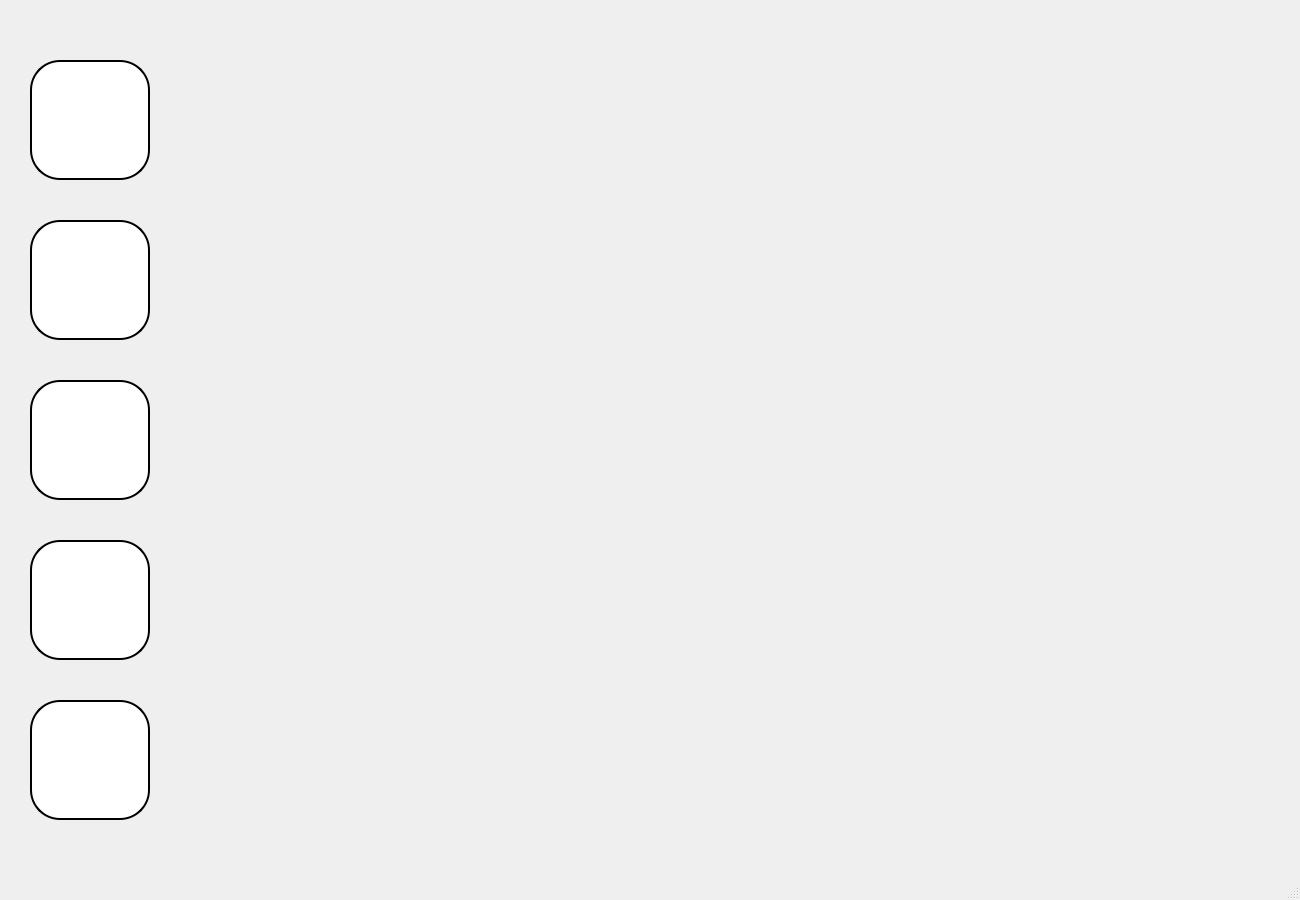
<?xml version="1.0" encoding="UTF-8"?>
<ui version="4.0">
 <class>MainWindow</class>
 <widget class="QMainWindow" name="MainWindow">
  <property name="geometry">
   <rect>
    <x>0</x>
    <y>0</y>
    <width>1300</width>
    <height>900</height>
   </rect>
  </property>
  <property name="windowTitle">
   <string>MainWindow</string>
  </property>
  <property name="styleSheet">
   <string notr="true">QPushButton{
	background: white;
	font-size: 15px;
	padding: 10px;
	border-radius: 30px;
	border: 2px solid black;
}
QPushButton:hover{
	background: #C4C4C4;
}
QScrollArea{
	background: transparent;
	border: none;
}
</string>
  </property>
  <widget class="QWidget" name="centralwidget">
   <widget class="QScrollArea" name="scroll1">
    <property name="geometry">
     <rect>
      <x>190</x>
      <y>30</y>
      <width>1061</width>
      <height>811</height>
     </rect>
    </property>
    <property name="widgetResizable">
     <bool>true</bool>
    </property>
    <widget class="QWidget" name="scrollAreaWidgetContents">
     <property name="geometry">
      <rect>
       <x>0</x>
       <y>0</y>
       <width>1061</width>
       <height>811</height>
      </rect>
     </property>
    </widget>
   </widget>
   <widget class="QPushButton" name="translate1">
    <property name="geometry">
     <rect>
      <x>30</x>
      <y>60</y>
      <width>120</width>
      <height>120</height>
     </rect>
    </property>
    <property name="sizePolicy">
     <sizepolicy hsizetype="Fixed" vsizetype="Fixed">
      <horstretch>0</horstretch>
      <verstretch>0</verstretch>
     </sizepolicy>
    </property>
    <property name="toolTip">
     <string>Переводчик</string>
    </property>
    <property name="text">
     <string/>
    </property>
    <property name="icon">
     <iconset>
      <normaloff>images/translate.png</normaloff>images/translate.png</iconset>
    </property>
    <property name="iconSize">
     <size>
      <width>60</width>
      <height>60</height>
     </size>
    </property>
   </widget>
   <widget class="QPushButton" name="dict1">
    <property name="geometry">
     <rect>
      <x>30</x>
      <y>220</y>
      <width>120</width>
      <height>120</height>
     </rect>
    </property>
    <property name="sizePolicy">
     <sizepolicy hsizetype="Fixed" vsizetype="Fixed">
      <horstretch>0</horstretch>
      <verstretch>0</verstretch>
     </sizepolicy>
    </property>
    <property name="toolTip">
     <string>Словарь</string>
    </property>
    <property name="text">
     <string/>
    </property>
    <property name="icon">
     <iconset>
      <normaloff>images/dictionary.png</normaloff>images/dictionary.png</iconset>
    </property>
    <property name="iconSize">
     <size>
      <width>60</width>
      <height>60</height>
     </size>
    </property>
   </widget>
   <widget class="QPushButton" name="minigames1">
    <property name="geometry">
     <rect>
      <x>30</x>
      <y>380</y>
      <width>120</width>
      <height>120</height>
     </rect>
    </property>
    <property name="sizePolicy">
     <sizepolicy hsizetype="Fixed" vsizetype="Fixed">
      <horstretch>0</horstretch>
      <verstretch>0</verstretch>
     </sizepolicy>
    </property>
    <property name="toolTip">
     <string>Миниигры</string>
    </property>
    <property name="text">
     <string/>
    </property>
    <property name="icon">
     <iconset>
      <normaloff>images/con2.png</normaloff>images/con2.png</iconset>
    </property>
    <property name="iconSize">
     <size>
      <width>80</width>
      <height>80</height>
     </size>
    </property>
   </widget>
   <widget class="QPushButton" name="statistic1">
    <property name="geometry">
     <rect>
      <x>30</x>
      <y>540</y>
      <width>120</width>
      <height>120</height>
     </rect>
    </property>
    <property name="sizePolicy">
     <sizepolicy hsizetype="Fixed" vsizetype="Fixed">
      <horstretch>0</horstretch>
      <verstretch>0</verstretch>
     </sizepolicy>
    </property>
    <property name="toolTip">
     <string>Статистика</string>
    </property>
    <property name="text">
     <string/>
    </property>
    <property name="icon">
     <iconset>
      <normaloff>images/stat1.png</normaloff>images/stat1.png</iconset>
    </property>
    <property name="iconSize">
     <size>
      <width>70</width>
      <height>70</height>
     </size>
    </property>
   </widget>
   <widget class="QPushButton" name="settings1">
    <property name="geometry">
     <rect>
      <x>30</x>
      <y>700</y>
      <width>120</width>
      <height>120</height>
     </rect>
    </property>
    <property name="sizePolicy">
     <sizepolicy hsizetype="Fixed" vsizetype="Fixed">
      <horstretch>0</horstretch>
      <verstretch>0</verstretch>
     </sizepolicy>
    </property>
    <property name="toolTip">
     <string>Настройки</string>
    </property>
    <property name="text">
     <string/>
    </property>
    <property name="icon">
     <iconset>
      <normaloff>images/set2.svg</normaloff>images/set2.svg</iconset>
    </property>
    <property name="iconSize">
     <size>
      <width>70</width>
      <height>70</height>
     </size>
    </property>
   </widget>
  </widget>
  <widget class="QMenuBar" name="menubar">
   <property name="geometry">
    <rect>
     <x>0</x>
     <y>0</y>
     <width>1300</width>
     <height>18</height>
    </rect>
   </property>
  </widget>
  <widget class="QStatusBar" name="statusbar"/>
 </widget>
 <resources/>
 <connections/>
</ui>
